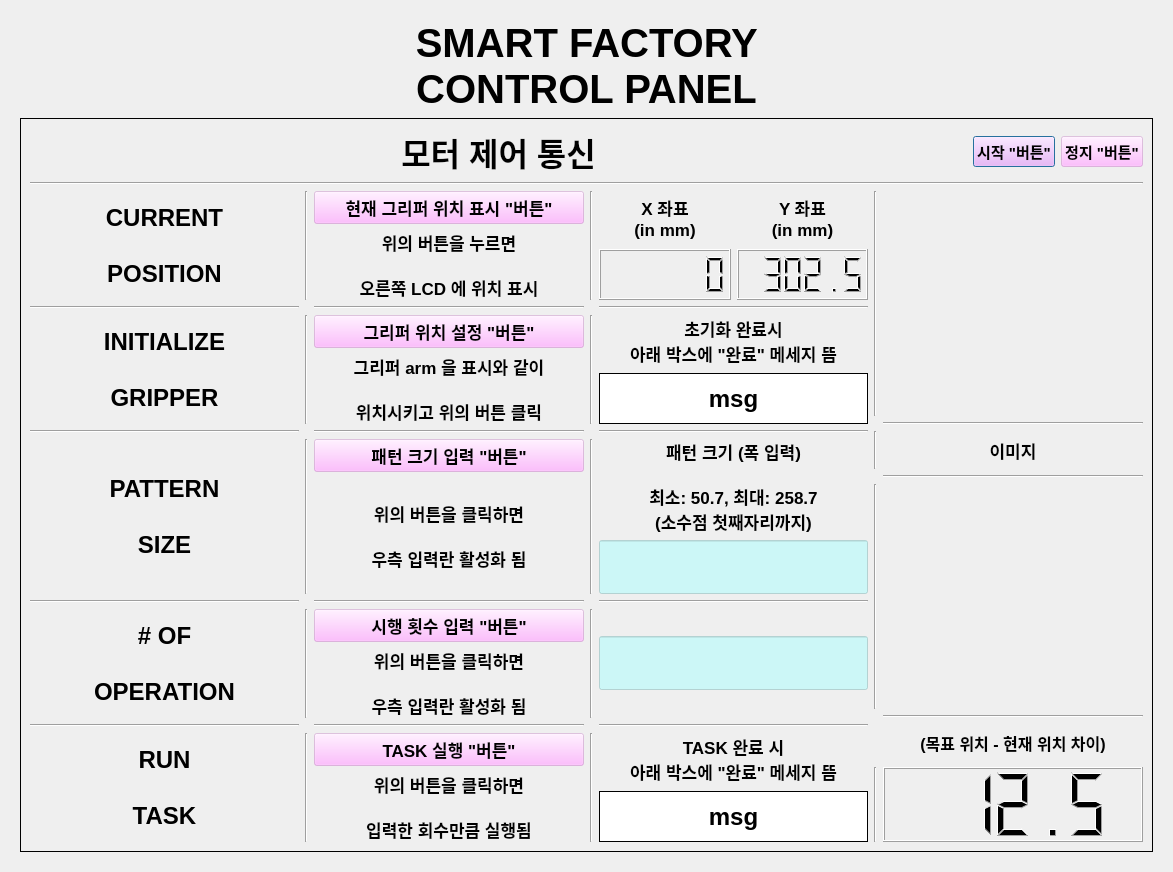
<?xml version="1.0" encoding="UTF-8"?>
<ui version="4.0">
 <class>Dialog</class>
 <widget class="QDialog" name="Dialog">
  <property name="enabled">
   <bool>true</bool>
  </property>
  <property name="geometry">
   <rect>
    <x>0</x>
    <y>0</y>
    <width>1173</width>
    <height>824</height>
   </rect>
  </property>
  <property name="windowTitle">
   <string>Dialog</string>
  </property>
  <property name="sizeGripEnabled">
   <bool>false</bool>
  </property>
  <property name="modal">
   <bool>false</bool>
  </property>
  <layout class="QGridLayout" name="gridLayout_3">
   <item row="0" column="0">
    <widget class="QFrame" name="gridFrame">
     <layout class="QGridLayout" name="gridLayout">
      <item row="0" column="0">
       <widget class="QLabel" name="label">
        <property name="font">
         <font>
          <pointsize>30</pointsize>
          <weight>75</weight>
          <bold>true</bold>
         </font>
        </property>
        <property name="autoFillBackground">
         <bool>true</bool>
        </property>
        <property name="text">
         <string>SMART FACTORY 
CONTROL PANEL</string>
        </property>
        <property name="alignment">
         <set>Qt::AlignCenter</set>
        </property>
       </widget>
      </item>
      <item row="1" column="0">
       <widget class="QFrame" name="horizontalFrame">
        <property name="frameShape">
         <enum>QFrame::Box</enum>
        </property>
        <layout class="QHBoxLayout" name="horizontalLayout">
         <item>
          <layout class="QVBoxLayout" name="Ardu_Panel" stretch="0,0,15">
           <item>
            <layout class="QGridLayout" name="gridLayout_6" columnstretch="2,0">
             <item row="0" column="1">
              <layout class="QGridLayout" name="gridLayout_8">
               <item row="0" column="0">
                <widget class="QPushButton" name="Start_Button">
                 <property name="font">
                  <font>
                   <pointsize>11</pointsize>
                   <weight>75</weight>
                   <bold>true</bold>
                  </font>
                 </property>
                 <property name="styleSheet">
                  <string notr="true">background-color: rgba(255, 170, 255, 100);</string>
                 </property>
                 <property name="text">
                  <string>시작 &quot;버튼&quot;</string>
                 </property>
                </widget>
               </item>
               <item row="0" column="1">
                <widget class="QPushButton" name="Stop_Button">
                 <property name="font">
                  <font>
                   <pointsize>11</pointsize>
                   <weight>75</weight>
                   <bold>true</bold>
                  </font>
                 </property>
                 <property name="styleSheet">
                  <string notr="true">background-color: rgba(255, 170, 255, 100);</string>
                 </property>
                 <property name="text">
                  <string>정지 &quot;버튼&quot;</string>
                 </property>
                </widget>
               </item>
              </layout>
             </item>
             <item row="0" column="0">
              <widget class="QLabel" name="Ardu_Head">
               <property name="font">
                <font>
                 <pointsize>24</pointsize>
                 <weight>75</weight>
                 <bold>true</bold>
                </font>
               </property>
               <property name="autoFillBackground">
                <bool>true</bool>
               </property>
               <property name="frameShape">
                <enum>QFrame::NoFrame</enum>
               </property>
               <property name="text">
                <string>모터 제어 통신</string>
               </property>
               <property name="alignment">
                <set>Qt::AlignCenter</set>
               </property>
              </widget>
             </item>
            </layout>
           </item>
           <item>
            <widget class="Line" name="line">
             <property name="orientation">
              <enum>Qt::Horizontal</enum>
             </property>
            </widget>
           </item>
           <item>
            <layout class="QGridLayout" name="gridLayout_2" rowstretch="1,1,1,1,1,1,1,1,1" columnstretch="1,1,1,1,1,1">
             <item row="6" column="4">
              <layout class="QVBoxLayout" name="verticalLayout_4">
               <item>
                <widget class="QLineEdit" name="NumExec">
                 <property name="enabled">
                  <bool>false</bool>
                 </property>
                 <property name="font">
                  <font>
                   <pointsize>30</pointsize>
                   <weight>75</weight>
                   <bold>true</bold>
                  </font>
                 </property>
                 <property name="styleSheet">
                  <string notr="true">background-color: rgba(170, 255, 255, 128);</string>
                 </property>
                </widget>
               </item>
              </layout>
             </item>
             <item row="4" column="2">
              <layout class="QVBoxLayout" name="verticalLayout_2" stretch="5,1">
               <item>
                <widget class="QPushButton" name="PatSize_Button">
                 <property name="font">
                  <font>
                   <pointsize>13</pointsize>
                   <weight>75</weight>
                   <bold>true</bold>
                  </font>
                 </property>
                 <property name="styleSheet">
                  <string notr="true">background-color: rgba(255, 170, 255, 100);</string>
                 </property>
                 <property name="text">
                  <string>패턴 크기 입력 &quot;버튼&quot;</string>
                 </property>
                 <property name="iconSize">
                  <size>
                   <width>16</width>
                   <height>16</height>
                  </size>
                 </property>
                 <property name="checkable">
                  <bool>true</bool>
                 </property>
                </widget>
               </item>
               <item>
                <widget class="QLabel" name="PatSize_Info">
                 <property name="font">
                  <font>
                   <pointsize>13</pointsize>
                   <weight>75</weight>
                   <bold>true</bold>
                  </font>
                 </property>
                 <property name="autoFillBackground">
                  <bool>true</bool>
                 </property>
                 <property name="text">
                  <string>위의 버튼을 클릭하면

우측 입력란 활성화 됨</string>
                 </property>
                 <property name="alignment">
                  <set>Qt::AlignCenter</set>
                 </property>
                </widget>
               </item>
              </layout>
             </item>
             <item row="0" column="4">
              <layout class="QGridLayout" name="gridLayout_4" rowstretch="1,1" columnstretch="1,1">
               <item row="1" column="0">
                <widget class="QLCDNumber" name="X_LCD">
                 <property name="autoFillBackground">
                  <bool>true</bool>
                 </property>
                 <property name="digitCount">
                  <number>6</number>
                 </property>
                </widget>
               </item>
               <item row="1" column="1">
                <widget class="QLCDNumber" name="Y_LCD">
                 <property name="autoFillBackground">
                  <bool>true</bool>
                 </property>
                 <property name="digitCount">
                  <number>6</number>
                 </property>
                 <property name="value" stdset="0">
                  <double>302.500000000000000</double>
                 </property>
                </widget>
               </item>
               <item row="0" column="1">
                <widget class="QLabel" name="Y_Title">
                 <property name="font">
                  <font>
                   <pointsize>13</pointsize>
                   <weight>75</weight>
                   <bold>true</bold>
                  </font>
                 </property>
                 <property name="autoFillBackground">
                  <bool>true</bool>
                 </property>
                 <property name="text">
                  <string>Y 좌표
(in mm)</string>
                 </property>
                 <property name="alignment">
                  <set>Qt::AlignCenter</set>
                 </property>
                 <property name="margin">
                  <number>2</number>
                 </property>
                </widget>
               </item>
               <item row="0" column="0">
                <widget class="QLabel" name="X_Title">
                 <property name="font">
                  <font>
                   <pointsize>13</pointsize>
                   <weight>75</weight>
                   <bold>true</bold>
                  </font>
                 </property>
                 <property name="autoFillBackground">
                  <bool>true</bool>
                 </property>
                 <property name="text">
                  <string>X 좌표
(in mm)</string>
                 </property>
                 <property name="alignment">
                  <set>Qt::AlignCenter</set>
                 </property>
                 <property name="margin">
                  <number>2</number>
                 </property>
                </widget>
               </item>
              </layout>
             </item>
             <item row="4" column="4">
              <layout class="QVBoxLayout" name="verticalLayout" stretch="1,1">
               <item>
                <widget class="QLabel" name="Pat_Info">
                 <property name="font">
                  <font>
                   <pointsize>13</pointsize>
                   <weight>75</weight>
                   <bold>true</bold>
                  </font>
                 </property>
                 <property name="autoFillBackground">
                  <bool>true</bool>
                 </property>
                 <property name="text">
                  <string>패턴 크기 (폭 입력)

최소: 50.7, 최대: 258.7
(소수점 첫째자리까지)</string>
                 </property>
                 <property name="alignment">
                  <set>Qt::AlignCenter</set>
                 </property>
                 <property name="margin">
                  <number>2</number>
                 </property>
                </widget>
               </item>
               <item>
                <widget class="QLineEdit" name="PatSize">
                 <property name="enabled">
                  <bool>false</bool>
                 </property>
                 <property name="font">
                  <font>
                   <pointsize>30</pointsize>
                   <weight>75</weight>
                   <bold>true</bold>
                  </font>
                 </property>
                 <property name="autoFillBackground">
                  <bool>false</bool>
                 </property>
                 <property name="styleSheet">
                  <string notr="true">background-color: rgba(170, 255, 255, 128);</string>
                 </property>
                 <property name="text">
                  <string/>
                 </property>
                 <property name="frame">
                  <bool>true</bool>
                 </property>
                 <property name="alignment">
                  <set>Qt::AlignCenter</set>
                 </property>
                 <property name="dragEnabled">
                  <bool>true</bool>
                 </property>
                 <property name="clearButtonEnabled">
                  <bool>true</bool>
                 </property>
                </widget>
               </item>
              </layout>
             </item>
             <item row="2" column="4">
              <layout class="QVBoxLayout" name="verticalLayout_7">
               <item>
                <widget class="QLabel" name="Done_Info">
                 <property name="font">
                  <font>
                   <pointsize>13</pointsize>
                   <weight>75</weight>
                   <bold>true</bold>
                  </font>
                 </property>
                 <property name="autoFillBackground">
                  <bool>true</bool>
                 </property>
                 <property name="text">
                  <string>초기화 완료시
아래 박스에 &quot;완료&quot; 메세지 뜸</string>
                 </property>
                 <property name="alignment">
                  <set>Qt::AlignCenter</set>
                 </property>
                </widget>
               </item>
               <item>
                <widget class="QLabel" name="Done_Label">
                 <property name="font">
                  <font>
                   <pointsize>18</pointsize>
                   <weight>75</weight>
                   <bold>true</bold>
                  </font>
                 </property>
                 <property name="autoFillBackground">
                  <bool>false</bool>
                 </property>
                 <property name="styleSheet">
                  <string notr="true">background-color: rgb(255, 255, 255, 255);
</string>
                 </property>
                 <property name="frameShape">
                  <enum>QFrame::Box</enum>
                 </property>
                 <property name="text">
                  <string>msg</string>
                 </property>
                 <property name="alignment">
                  <set>Qt::AlignCenter</set>
                 </property>
                </widget>
               </item>
              </layout>
             </item>
             <item row="8" column="4">
              <layout class="QVBoxLayout" name="verticalLayout_9">
               <item>
                <widget class="QLabel" name="label_3">
                 <property name="font">
                  <font>
                   <pointsize>13</pointsize>
                   <weight>75</weight>
                   <bold>true</bold>
                  </font>
                 </property>
                 <property name="autoFillBackground">
                  <bool>true</bool>
                 </property>
                 <property name="text">
                  <string>TASK 완료 시
아래 박스에 &quot;완료&quot; 메세지 뜸</string>
                 </property>
                 <property name="alignment">
                  <set>Qt::AlignCenter</set>
                 </property>
                </widget>
               </item>
               <item>
                <widget class="QLabel" name="label_4">
                 <property name="font">
                  <font>
                   <pointsize>18</pointsize>
                   <weight>75</weight>
                   <bold>true</bold>
                  </font>
                 </property>
                 <property name="styleSheet">
                  <string notr="true">background-color: rgb(255, 255, 255);</string>
                 </property>
                 <property name="frameShape">
                  <enum>QFrame::Box</enum>
                 </property>
                 <property name="text">
                  <string>msg</string>
                 </property>
                 <property name="alignment">
                  <set>Qt::AlignCenter</set>
                 </property>
                </widget>
               </item>
              </layout>
             </item>
             <item row="6" column="2">
              <layout class="QVBoxLayout" name="verticalLayout_3">
               <item>
                <widget class="QPushButton" name="NumExec_Button">
                 <property name="font">
                  <font>
                   <pointsize>13</pointsize>
                   <weight>75</weight>
                   <bold>true</bold>
                  </font>
                 </property>
                 <property name="styleSheet">
                  <string notr="true">background-color: rgb(255, 170, 255,100);</string>
                 </property>
                 <property name="text">
                  <string>시행 횟수 입력 &quot;버튼&quot;</string>
                 </property>
                 <property name="checkable">
                  <bool>true</bool>
                 </property>
                </widget>
               </item>
               <item>
                <widget class="QLabel" name="Num_Info">
                 <property name="font">
                  <font>
                   <pointsize>13</pointsize>
                   <weight>75</weight>
                   <bold>true</bold>
                  </font>
                 </property>
                 <property name="autoFillBackground">
                  <bool>true</bool>
                 </property>
                 <property name="text">
                  <string>위의 버튼을 클릭하면

우측 입력란 활성화 됨</string>
                 </property>
                 <property name="alignment">
                  <set>Qt::AlignCenter</set>
                 </property>
                 <property name="margin">
                  <number>2</number>
                 </property>
                </widget>
               </item>
              </layout>
             </item>
             <item row="2" column="2">
              <layout class="QVBoxLayout" name="verticalLayout_5">
               <item>
                <widget class="QPushButton" name="pushButton">
                 <property name="font">
                  <font>
                   <pointsize>13</pointsize>
                   <weight>75</weight>
                   <bold>true</bold>
                  </font>
                 </property>
                 <property name="styleSheet">
                  <string notr="true">background-color: rgba(255, 170, 255, 100);</string>
                 </property>
                 <property name="text">
                  <string>그리퍼 위치 설정 &quot;버튼&quot;</string>
                 </property>
                </widget>
               </item>
               <item>
                <widget class="QLabel" name="label_2">
                 <property name="font">
                  <font>
                   <pointsize>13</pointsize>
                   <weight>75</weight>
                   <bold>true</bold>
                  </font>
                 </property>
                 <property name="autoFillBackground">
                  <bool>true</bool>
                 </property>
                 <property name="text">
                  <string>그리퍼 arm 을 표시와 같이

위치시키고 위의 버튼 클릭</string>
                 </property>
                 <property name="alignment">
                  <set>Qt::AlignCenter</set>
                 </property>
                </widget>
               </item>
              </layout>
             </item>
             <item row="0" column="2">
              <layout class="QVBoxLayout" name="verticalLayout_6">
               <item>
                <widget class="QPushButton" name="CurPos_Button">
                 <property name="font">
                  <font>
                   <pointsize>13</pointsize>
                   <weight>75</weight>
                   <bold>true</bold>
                  </font>
                 </property>
                 <property name="styleSheet">
                  <string notr="true">background-color: rgba(255, 170, 255, 100);</string>
                 </property>
                 <property name="text">
                  <string>현재 그리퍼 위치 표시 &quot;버튼&quot;</string>
                 </property>
                 <property name="checkable">
                  <bool>true</bool>
                 </property>
                 <property name="checked">
                  <bool>false</bool>
                 </property>
                </widget>
               </item>
               <item>
                <widget class="QLabel" name="CurPos_Info">
                 <property name="font">
                  <font>
                   <pointsize>13</pointsize>
                   <weight>75</weight>
                   <bold>true</bold>
                  </font>
                 </property>
                 <property name="autoFillBackground">
                  <bool>true</bool>
                 </property>
                 <property name="text">
                  <string>위의 버튼을 누르면

오른쪽 LCD 에 위치 표시</string>
                 </property>
                 <property name="alignment">
                  <set>Qt::AlignCenter</set>
                 </property>
                </widget>
               </item>
              </layout>
             </item>
             <item row="8" column="2">
              <layout class="QVBoxLayout" name="verticalLayout_8">
               <item>
                <widget class="QPushButton" name="RunTask_Button">
                 <property name="font">
                  <font>
                   <pointsize>13</pointsize>
                   <weight>75</weight>
                   <bold>true</bold>
                  </font>
                 </property>
                 <property name="styleSheet">
                  <string notr="true">background-color: rgba(255, 170, 255, 100);</string>
                 </property>
                 <property name="text">
                  <string>TASK 실행 &quot;버튼&quot;</string>
                 </property>
                </widget>
               </item>
               <item>
                <widget class="QLabel" name="RunTask_Info">
                 <property name="font">
                  <font>
                   <pointsize>13</pointsize>
                   <weight>75</weight>
                   <bold>true</bold>
                  </font>
                 </property>
                 <property name="autoFillBackground">
                  <bool>true</bool>
                 </property>
                 <property name="text">
                  <string>위의 버튼을 클릭하면

입력한 회수만큼 실행됨</string>
                 </property>
                 <property name="alignment">
                  <set>Qt::AlignCenter</set>
                 </property>
                </widget>
               </item>
              </layout>
             </item>
             <item row="6" column="3">
              <widget class="Line" name="line_5">
               <property name="orientation">
                <enum>Qt::Vertical</enum>
               </property>
              </widget>
             </item>
             <item row="5" column="4">
              <widget class="Line" name="line_20">
               <property name="orientation">
                <enum>Qt::Horizontal</enum>
               </property>
              </widget>
             </item>
             <item row="8" column="0">
              <widget class="QLabel" name="label_5">
               <property name="font">
                <font>
                 <pointsize>18</pointsize>
                 <weight>75</weight>
                 <bold>true</bold>
                </font>
               </property>
               <property name="autoFillBackground">
                <bool>true</bool>
               </property>
               <property name="text">
                <string>RUN

TASK</string>
               </property>
               <property name="alignment">
                <set>Qt::AlignCenter</set>
               </property>
              </widget>
             </item>
             <item row="6" column="0">
              <widget class="QLabel" name="Num_Title">
               <property name="font">
                <font>
                 <pointsize>18</pointsize>
                 <weight>75</weight>
                 <bold>true</bold>
                </font>
               </property>
               <property name="autoFillBackground">
                <bool>true</bool>
               </property>
               <property name="text">
                <string># OF

OPERATION</string>
               </property>
               <property name="alignment">
                <set>Qt::AlignCenter</set>
               </property>
               <property name="margin">
                <number>2</number>
               </property>
              </widget>
             </item>
             <item row="0" column="0">
              <widget class="QLabel" name="CurPos_Title">
               <property name="font">
                <font>
                 <pointsize>18</pointsize>
                 <weight>75</weight>
                 <bold>true</bold>
                </font>
               </property>
               <property name="autoFillBackground">
                <bool>true</bool>
               </property>
               <property name="text">
                <string>CURRENT

POSITION</string>
               </property>
               <property name="alignment">
                <set>Qt::AlignCenter</set>
               </property>
              </widget>
             </item>
             <item row="4" column="0">
              <widget class="QLabel" name="PAT_Title">
               <property name="font">
                <font>
                 <pointsize>18</pointsize>
                 <weight>75</weight>
                 <bold>true</bold>
                </font>
               </property>
               <property name="autoFillBackground">
                <bool>true</bool>
               </property>
               <property name="text">
                <string>PATTERN

SIZE</string>
               </property>
               <property name="alignment">
                <set>Qt::AlignCenter</set>
               </property>
               <property name="margin">
                <number>2</number>
               </property>
              </widget>
             </item>
             <item row="2" column="0">
              <widget class="QLabel" name="Init_Title">
               <property name="font">
                <font>
                 <pointsize>18</pointsize>
                 <weight>75</weight>
                 <bold>true</bold>
                </font>
               </property>
               <property name="autoFillBackground">
                <bool>true</bool>
               </property>
               <property name="text">
                <string>INITIALIZE

GRIPPER</string>
               </property>
               <property name="alignment">
                <set>Qt::AlignCenter</set>
               </property>
              </widget>
             </item>
             <item row="1" column="2">
              <widget class="Line" name="line_13">
               <property name="orientation">
                <enum>Qt::Horizontal</enum>
               </property>
              </widget>
             </item>
             <item row="4" column="1">
              <widget class="Line" name="line_9">
               <property name="orientation">
                <enum>Qt::Vertical</enum>
               </property>
              </widget>
             </item>
             <item row="7" column="4">
              <widget class="Line" name="line_23">
               <property name="orientation">
                <enum>Qt::Horizontal</enum>
               </property>
              </widget>
             </item>
             <item row="8" column="1">
              <widget class="Line" name="line_11">
               <property name="orientation">
                <enum>Qt::Vertical</enum>
               </property>
              </widget>
             </item>
             <item row="0" column="1">
              <widget class="Line" name="line_7">
               <property name="orientation">
                <enum>Qt::Vertical</enum>
               </property>
              </widget>
             </item>
             <item row="3" column="2">
              <widget class="Line" name="line_16">
               <property name="orientation">
                <enum>Qt::Horizontal</enum>
               </property>
              </widget>
             </item>
             <item row="2" column="3">
              <widget class="Line" name="line_3">
               <property name="orientation">
                <enum>Qt::Vertical</enum>
               </property>
              </widget>
             </item>
             <item row="3" column="4">
              <widget class="Line" name="line_17">
               <property name="orientation">
                <enum>Qt::Horizontal</enum>
               </property>
              </widget>
             </item>
             <item row="1" column="4">
              <widget class="Line" name="line_12">
               <property name="orientation">
                <enum>Qt::Horizontal</enum>
               </property>
              </widget>
             </item>
             <item row="3" column="0">
              <widget class="Line" name="line_15">
               <property name="orientation">
                <enum>Qt::Horizontal</enum>
               </property>
              </widget>
             </item>
             <item row="0" column="3">
              <widget class="Line" name="line_2">
               <property name="orientation">
                <enum>Qt::Vertical</enum>
               </property>
              </widget>
             </item>
             <item row="4" column="3">
              <widget class="Line" name="line_4">
               <property name="orientation">
                <enum>Qt::Vertical</enum>
               </property>
              </widget>
             </item>
             <item row="7" column="2">
              <widget class="Line" name="line_22">
               <property name="orientation">
                <enum>Qt::Horizontal</enum>
               </property>
              </widget>
             </item>
             <item row="7" column="0">
              <widget class="Line" name="line_21">
               <property name="orientation">
                <enum>Qt::Horizontal</enum>
               </property>
              </widget>
             </item>
             <item row="8" column="3">
              <widget class="Line" name="line_6">
               <property name="orientation">
                <enum>Qt::Vertical</enum>
               </property>
              </widget>
             </item>
             <item row="5" column="0">
              <widget class="Line" name="line_18">
               <property name="orientation">
                <enum>Qt::Horizontal</enum>
               </property>
              </widget>
             </item>
             <item row="1" column="0">
              <widget class="Line" name="line_14">
               <property name="orientation">
                <enum>Qt::Horizontal</enum>
               </property>
              </widget>
             </item>
             <item row="5" column="2">
              <widget class="Line" name="line_19">
               <property name="orientation">
                <enum>Qt::Horizontal</enum>
               </property>
              </widget>
             </item>
             <item row="6" column="1">
              <widget class="Line" name="line_10">
               <property name="orientation">
                <enum>Qt::Vertical</enum>
               </property>
              </widget>
             </item>
             <item row="2" column="1">
              <widget class="Line" name="line_8">
               <property name="orientation">
                <enum>Qt::Vertical</enum>
               </property>
              </widget>
             </item>
             <item row="0" column="5" rowspan="9">
              <layout class="QGridLayout" name="gridLayout_10" rowstretch="6,1,1,1,6,1,1,2">
               <item row="4" column="1">
                <widget class="QLabel" name="Target_Img">
                 <property name="text">
                  <string/>
                 </property>
                </widget>
               </item>
               <item row="3" column="1">
                <widget class="Line" name="line_25">
                 <property name="orientation">
                  <enum>Qt::Horizontal</enum>
                 </property>
                </widget>
               </item>
               <item row="5" column="1">
                <widget class="Line" name="line_26">
                 <property name="orientation">
                  <enum>Qt::Horizontal</enum>
                 </property>
                </widget>
               </item>
               <item row="0" column="1">
                <widget class="QLabel" name="Orig_Img">
                 <property name="text">
                  <string/>
                 </property>
                </widget>
               </item>
               <item row="2" column="1">
                <widget class="QLabel" name="Orig_Label">
                 <property name="font">
                  <font>
                   <pointsize>13</pointsize>
                   <weight>75</weight>
                   <bold>true</bold>
                  </font>
                 </property>
                 <property name="text">
                  <string>이미지</string>
                 </property>
                 <property name="alignment">
                  <set>Qt::AlignCenter</set>
                 </property>
                </widget>
               </item>
               <item row="2" column="0">
                <widget class="Line" name="line_28">
                 <property name="orientation">
                  <enum>Qt::Vertical</enum>
                 </property>
                </widget>
               </item>
               <item row="4" column="0">
                <widget class="Line" name="line_29">
                 <property name="orientation">
                  <enum>Qt::Vertical</enum>
                 </property>
                </widget>
               </item>
               <item row="7" column="0">
                <widget class="Line" name="line_30">
                 <property name="orientation">
                  <enum>Qt::Vertical</enum>
                 </property>
                </widget>
               </item>
               <item row="0" column="0">
                <widget class="Line" name="line_27">
                 <property name="orientation">
                  <enum>Qt::Vertical</enum>
                 </property>
                </widget>
               </item>
               <item row="1" column="1">
                <widget class="Line" name="line_24">
                 <property name="orientation">
                  <enum>Qt::Horizontal</enum>
                 </property>
                </widget>
               </item>
               <item row="7" column="1">
                <widget class="QLCDNumber" name="Delta_LCD">
                 <property name="font">
                  <font>
                   <pointsize>15</pointsize>
                   <weight>75</weight>
                   <bold>true</bold>
                  </font>
                 </property>
                 <property name="value" stdset="0">
                  <double>12.500000000000000</double>
                 </property>
                </widget>
               </item>
               <item row="6" column="1">
                <widget class="QLabel" name="Delta_Label">
                 <property name="font">
                  <font>
                   <pointsize>12</pointsize>
                   <weight>75</weight>
                   <bold>true</bold>
                  </font>
                 </property>
                 <property name="text">
                  <string>(목표 위치 - 현재 위치 차이)</string>
                 </property>
                 <property name="alignment">
                  <set>Qt::AlignCenter</set>
                 </property>
                </widget>
               </item>
              </layout>
             </item>
            </layout>
           </item>
          </layout>
         </item>
        </layout>
       </widget>
      </item>
     </layout>
    </widget>
   </item>
  </layout>
 </widget>
 <resources/>
 <connections/>
</ui>
